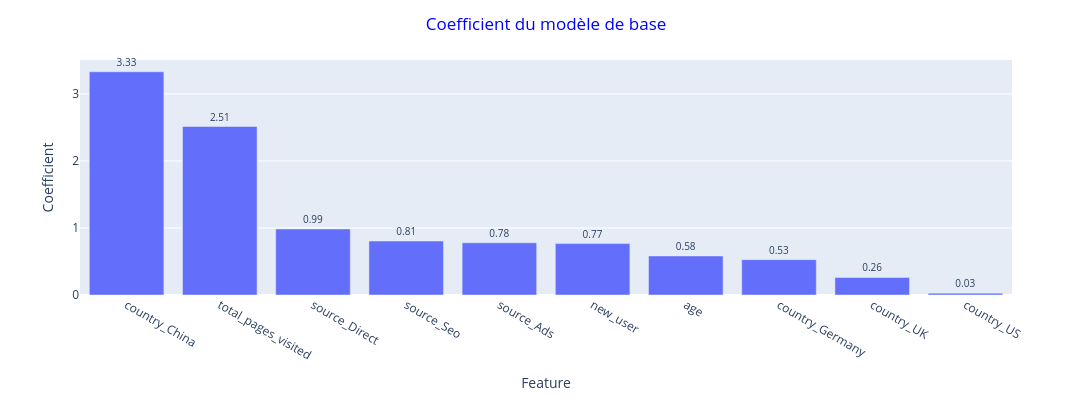

Write notebook code for a chart like this one.
### Markdown cell above
Le F1-score est stable entre le jeu d’entraînement (0,512) et le jeu de test (0,511), ce qui indique que le modèle ne présente pas de surapprentissage et généralise correctement.
Cependant, la performance globale reste modérée, ce qui suggère que le modèle capture une partie de l’information mais pourrait être amélioré.

Afin de comprendre les facteurs les plus déterminants dans la prédiction de la conversion, nous analysons les coefficients du modèle.

### Code cell
# Récupération des coefficients du modèle et du nom des features associées
coefficients = regressor.coef_[0]
features = preprocessor.get_feature_names_out().tolist()
# Nettoyage du nom des colonnes
features = pd.Series(features).str.replace('num__','').str.replace('cat__','')
# Création d'un dataframe avec les features et les coefficients
coef_df = pd.DataFrame({'Feature': features,'Coefficient': coefficients})
# Passage des coefficients en valeurs absolues
coef_df['Coefficient'] = coef_df['Coefficient'].abs()
coef_df = coef_df.sort_values(by='Coefficient', ascending=False)
# Affichage des coefficients sous forme de graphique
fig_coef = px.bar(coef_df, x='Feature', y='Coefficient',text='Coefficient')
fig_coef.update_layout(
    title=dict(
        text='Coefficient du modèle de base',
        x=0.5, 
        font_color='blue'
    ),
    width=1400, 
    height=400  
)
fig_coef.update_traces(
    textposition='outside', 
    cliponaxis=False, 
    textfont_size=10,
    texttemplate='%{text:.2f}'
)
fig_coef.show()

### Figure 1 — Plotly figure (JSON) as saved in the notebook; plotly's stock layout.template omitted (floating-point values rounded to 4 significant figures)
{"data": [{"cliponaxis": false, "hovertemplate": "Feature=%{x}<br>Coefficient=%{text}<extra></extra>", "legendgroup": "", "marker": {"color": "#636efa", "pattern": {"shape": ""}}, "name": "", "orientation": "v", "showlegend": false, "text": [3.331, 2.514, 0.9851, 0.8052, 0.7784, 0.7672, 0.5825, 0.5273, 0.2619, 0.02708], "textfont": {"size": 10}, "textposition": "outside", "texttemplate": "%{text:.2f}", "type": "bar", "x": ["country_China", "total_pages_visited", "source_Direct", "source_Seo", "source_Ads", "new_user", "age", "country_Germany", "country_UK", "country_US"], "xaxis": "x", "y": [3.331, 2.514, 0.9851, 0.8052, 0.7784, 0.7672, 0.5825, 0.5273, 0.2619, 0.02708], "yaxis": "y"}], "layout": {"barmode": "relative", "height": 400, "legend": {"tracegroupgap": 0}, "margin": {"t": 60}, "title": {"font": {"color": "blue"}, "text": "Coefficient du modèle de base", "x": 0.5}, "width": 1400, "xaxis": {"anchor": "y", "domain": [0, 1], "title": {"text": "Feature"}}, "yaxis": {"anchor": "x", "domain": [0, 1], "title": {"text": "Coefficient"}}}}
